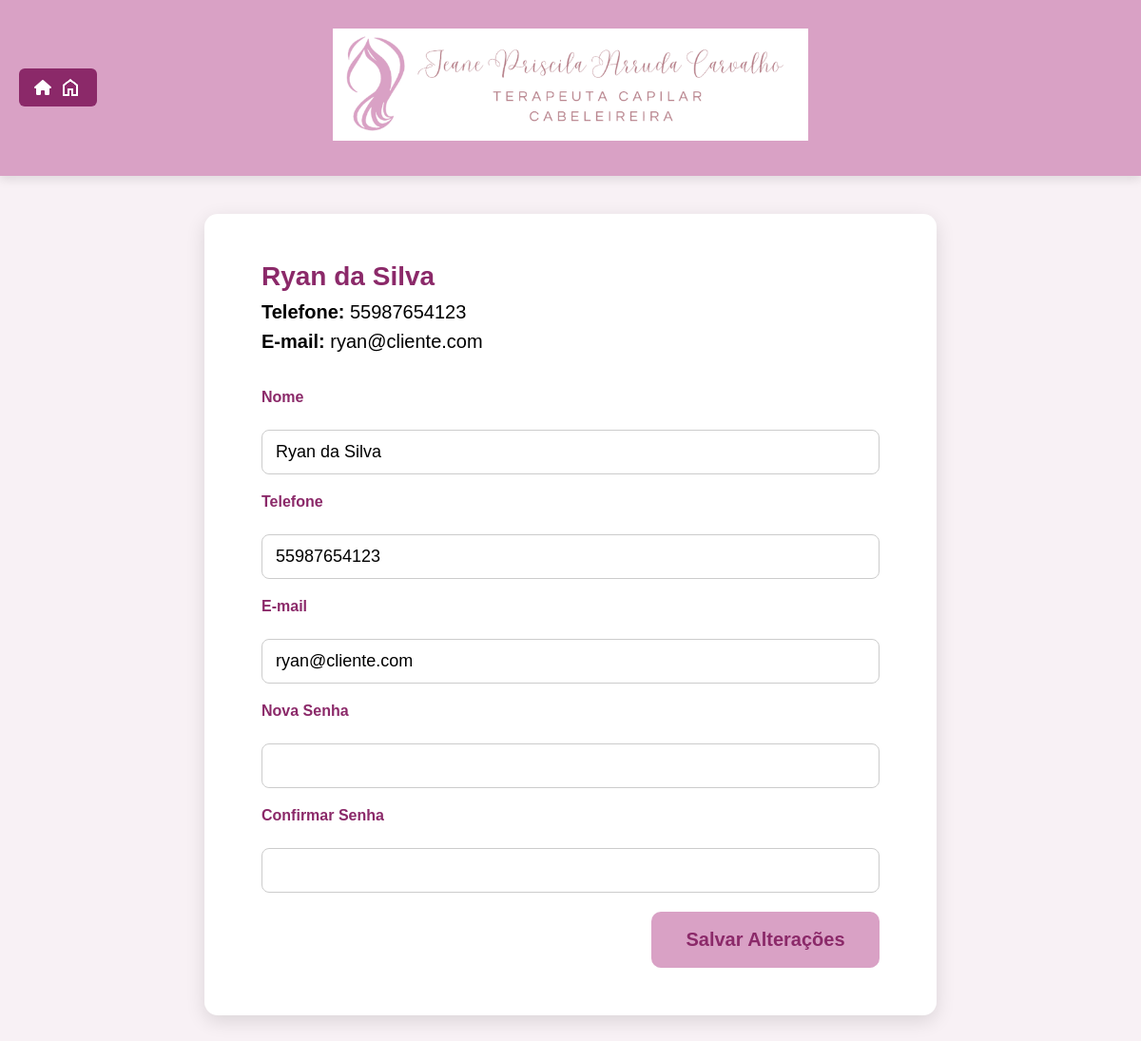
Page /perfil-cliente (signed in) on the earlier database version.
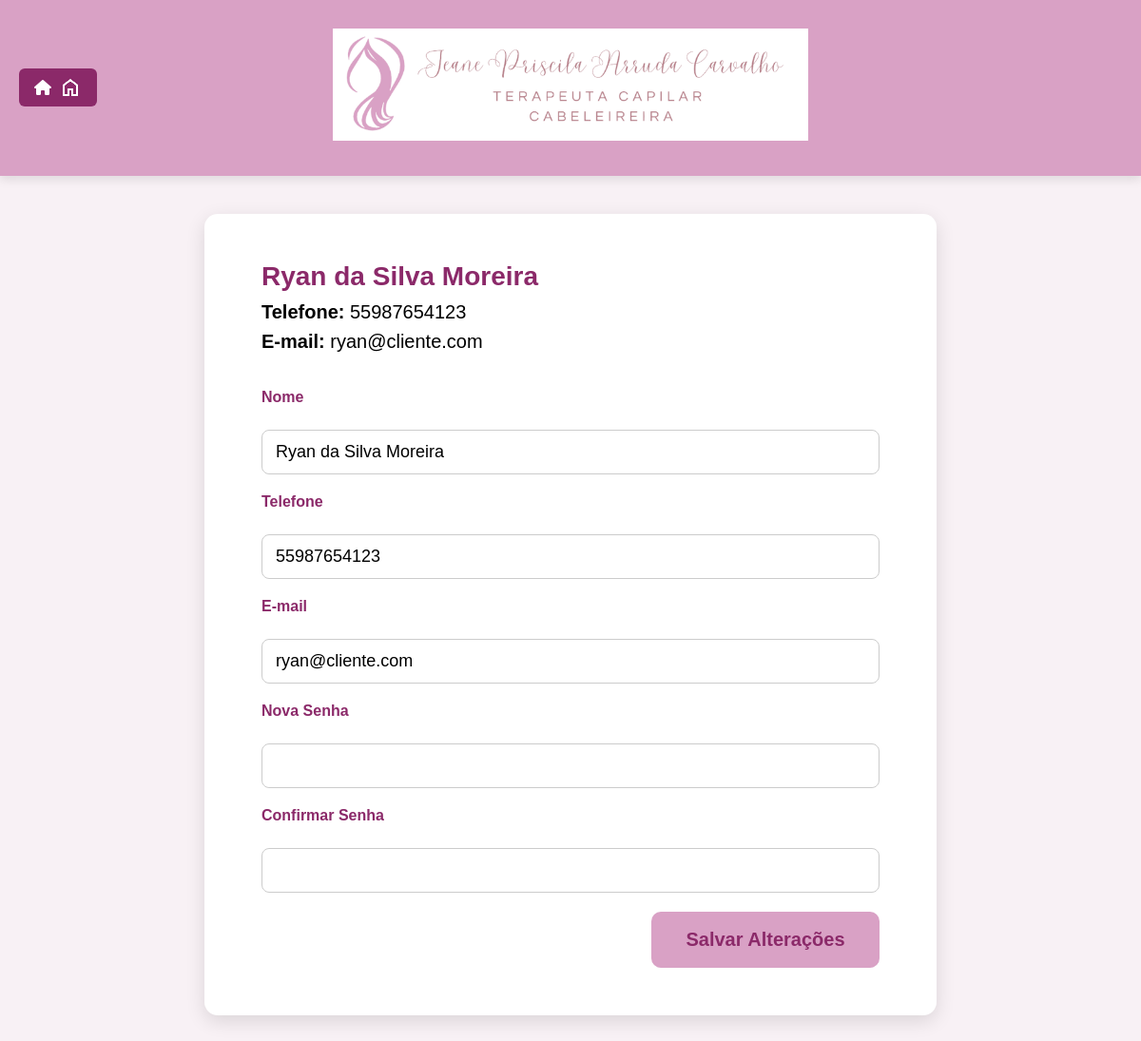
Same page on the later database version.
### backend/models.py (models this page shows, shortened)
class Cliente(db.Model, UserMixin):
    __tablename__ = 'clientes'
    idCliente = db.Column(db.Integer, primary_key=True)
    nome = db.Column(db.String(100), nullable=False)
    email = db.Column(db.String(120), unique=True, nullable=False)
    telefone = db.Column(db.String(20), nullable=False)
    senha_hash = db.Column(db.String(256), nullable=False)
    agendamentos = db.relationship('Agendamento', back_populates='cliente', lazy=True)

### backend/views.py (the view, shortened to what this page needs)
@app.route('/perfil-cliente', methods=['GET', 'POST'])
@login_required
def perfil_cliente():
    if not isinstance(current_user._get_current_object(), Cliente):
        abort(403)
    form = ClientePerfilForm()
    cliente = current_user._get_current_object()
    form.nome.data = cliente.nome
    form.telefone.data = cliente.telefone
    form.email.data = cliente.email
    return render_template('cliente-perfil.html', form=form, cliente=cliente)

### backend/forms.py
class ClientePerfilForm(FlaskForm):
    nome = StringField('Nome', validators=[DataRequired()])
    telefone = StringField('Telefone', validators=[DataRequired()])
    email = StringField('E-mail', validators=[DataRequired(), Email()])
    nova_senha = PasswordField('Nova Senha', validators=[Optional()])
    confirmar_senha = PasswordField('Confirmar Senha', validators=[EqualTo('nova_senha', message='As senhas não coincidem')])
    submit = SubmitField('Salvar Alterações')

### backend/views.py (called while the page is built)
@login_manager.user_loader
def load_user(user_id):
    if user_id.startswith('admin-'):
        admin_id = user_id.split('-')[1]
        return Administrador.query.get(admin_id)
    elif user_id.startswith('prof-'):
        prof_id = user_id.split('-')[1]
        return Profissional.query.get(prof_id)
    elif user_id.startswith('cliente-'):
        cliente_id = user_id.split('-')[1]
        return Cliente.query.get(cliente_id)
    return None

### templates/cliente-perfil.html (shortened to what this page needs)
<!DOCTYPE html>
<html lang="pt-br">
<head>
  <link rel="stylesheet" href="/static/css/style-perfil-cliente.css" />
  <link rel="stylesheet" href="/static/css/style-btnInicio.css" />
  <link rel="stylesheet" href="https://cdnjs.cloudflare.com/ajax/libs/font-awesome/6.5.0/css/all.min.css" />
</head>
<body>
  <header>
    <div class="logo">
      <img src="/static/img/LogoSalao2.png" width="500px" alt="Logo do Salão" />
    </div>
    <a class="btn-inicio" href="{{ url_for('cliente_inicio') }}">
      <i class="fas fa-home"></i> <img src="/static/img/home.png" alt="Página Inicial">
    </a>
  </header>
  <main>
  <div class="perfil-cliente">
    <div class="dados-cliente">
      <h2>{{ cliente.nome }}</h2>
      <p><strong>Telefone:</strong> {{ cliente.telefone }}</p>
      <p><strong>E-mail:</strong> {{ cliente.email }}</p>
    </div>
    <form class="form-perfil" method="POST">
      <label>{{ form.nome.label }}</label>
      {{ form.nome(class_='form-control', value=cliente.nome) }}
      <label>{{ form.telefone.label }}</label>
      {{ form.telefone(class_='form-control', value=cliente.telefone) }}
      <label>{{ form.email.label }}</label>
      {{ form.email(class_='form-control', value=cliente.email) }}
      <label>{{ form.nova_senha.label }}</label>
      {{ form.nova_senha(class_='form-control') }}
      <label>{{ form.confirmar_senha.label }}</label>
      {{ form.confirmar_senha(class_='form-control') }}
      <button type="submit">{{ form.submit.label }}</button>
    </form>
  </div>
</main>
</body>
</html>

Differences in the rows shown:
changed Cliente "ryan@cliente.com": nome "Ryan da Silva" → "Ryan da Silva Moreira"
